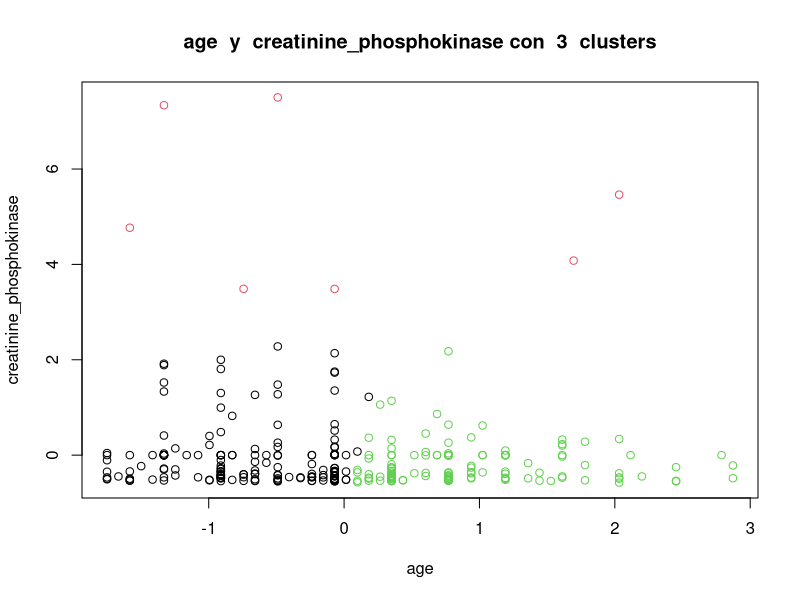
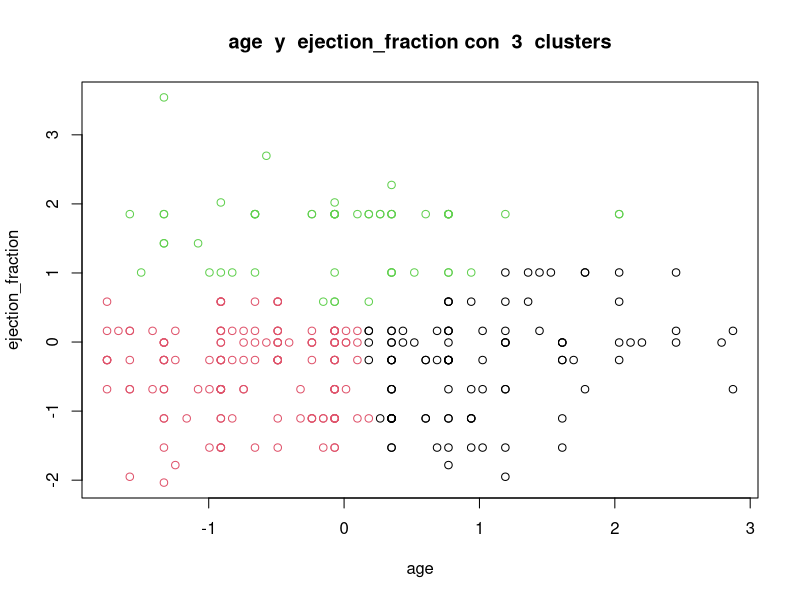
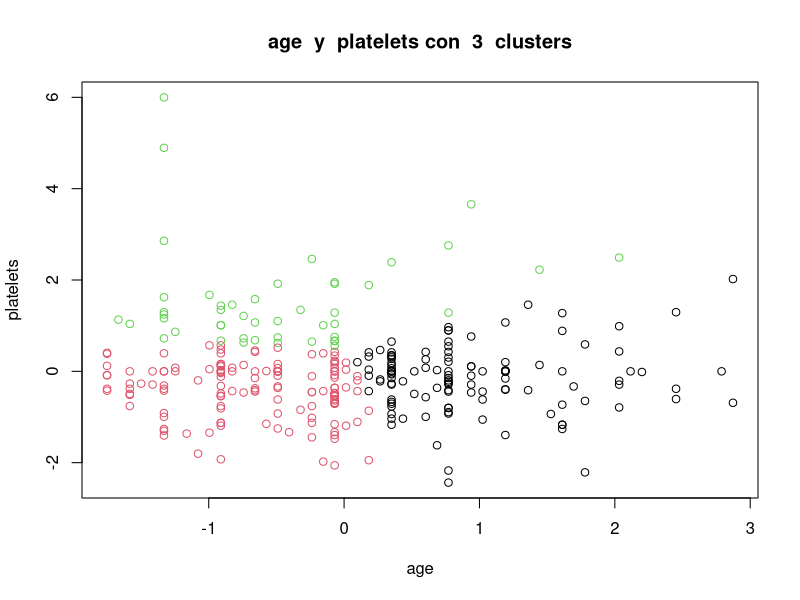
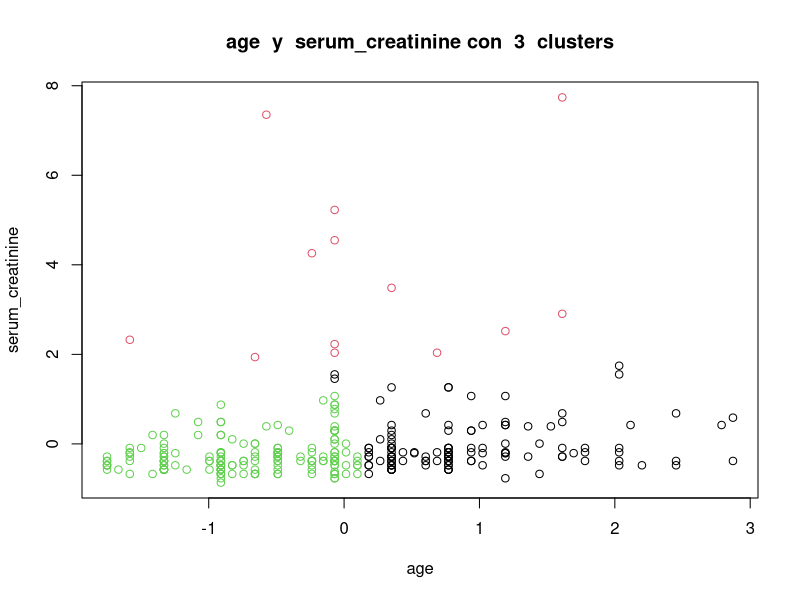
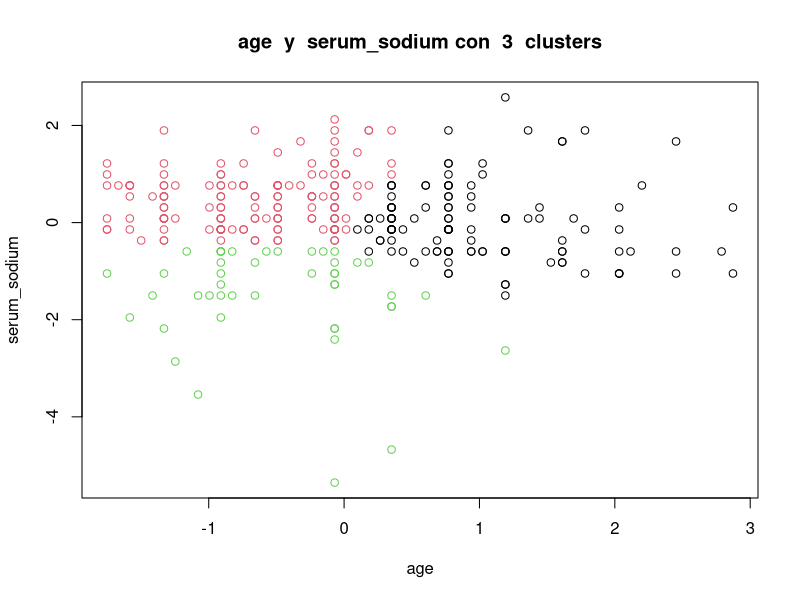
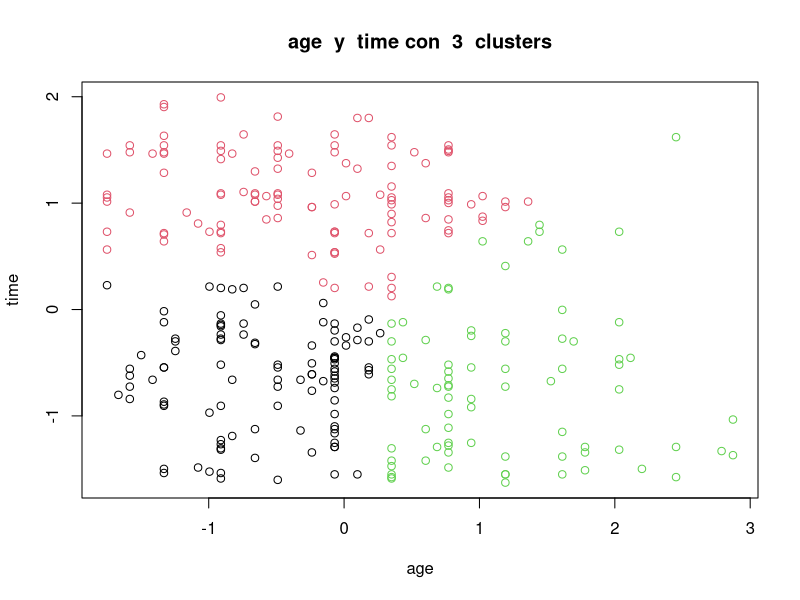
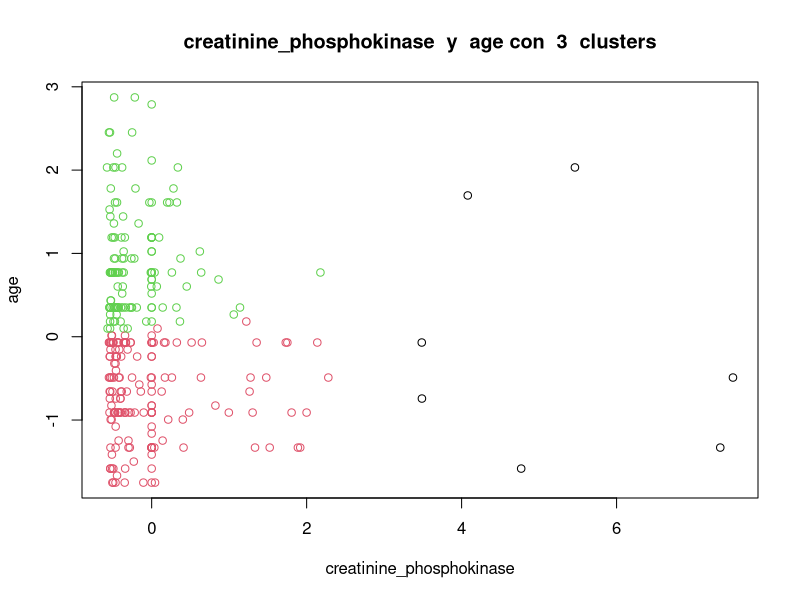
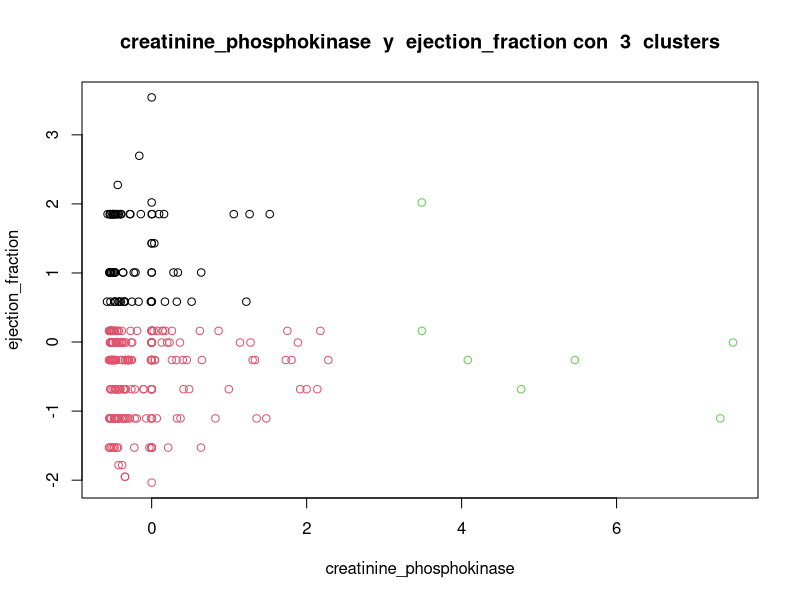

R code for these plots, in order: (Note: this script raises an error after producing the figures.)
## ---- chunk 1
library(cluster)

SAVE_PATH <- "../data/clustering/"
binary_columns <- c("anaemia", "diabetes", "high_blood_pressure", "sex", "smoking", "death")
## ---- chunk 2
df <- read.csv("../data/heart_failure.csv")
scaled_df <- data.frame(scale(df))
head(df)
## ---- chunk 3
clustering <- function(dataframe, k, columns) {
  km_df <- subset(dataframe, select = columns)
  km <- kmeans(km_df, center=k, nstart=50)
  plot(km_df, col=km$cluster, main=paste(columns[1], " y ", columns[2], "con ", k, " clusters"))
}

plot_clustering <- function(dataframe, k, save_path) {
  for (column1 in names(dataframe)) {
    for (column2 in names(dataframe)) {
      if (column2 != column1) {
        plot_filename <- paste(SAVE_PATH, save_path, column1, "_", column2, "_", "k_", k, ".png", sep = "")
        png(filename=plot_filename)
        clustering(dataframe, k, c(column1, column2))
        dev.off()
      }
    }
  }
}
## ---- chunk 4
kmeans_df <- subset(scaled_df, select = setdiff(names(scaled_df), binary_columns))
plot_clustering(kmeans_df, k = 3, "simple/")
## ---- chunk 5
pca <- prcomp(df, scale=TRUE, center=TRUE)
pca <- pca$x[,1:10]

plot_clustering(pca, k=5, "pca/")
## ---- chunk 6
par(mfrow = c(1, 2))

clustering(scaled_df, 5, c("age", "creatinine_phosphokinase"))
clustering(pca, 5, c("PC1", "PC2"))

## ---- chunk 7
plot_h_clustering <- function(dataframe, save_name) {
  for (m in c("complete", "average", "single")) {
    hclust <- hclust(dist(dataframe), method = m)
    png(filename=paste(SAVE_PATH, "jerarquico/", save_name, "_", "distance_", m, ".png", sep = ""))
    plot(hclust, main = paste("Hclustering de ", save_name, ". dist: '", m, "'", sep=""))
    dev.off()
    plot(hclust, main = paste("Hclustering de ", save_name, ". dist: '", m, "'", sep=""))
  }
}
## ---- chunk 8
par(mfrow = c(3, 3))

plot_h_clustering(df, "raw")
plot_h_clustering(scaled_df, "scaled")
plot_h_clustering(pca, "pca")
## ---- chunk 9
par(mfrow = c(1, 3))

plot_h_clustering(pca[1:15, 1:10], "raw")
## ---- chunk 10
# silhouette
compute_silhouette <- function(dataframe, k){
  km <- kmeans(dataframe, centers = k, nstart=50)
  sil <- silhouette(km$cluster, dist(dataframe))
  mean(sil[, 3])
}

plot_silhouette_by_centers <- function(dataframe, save_name){
  centers <- 2:10
  mean_sil <- sapply(centers, compute_silhouette, dataframe=dataframe)
  plot_filename <- paste(SAVE_PATH, "silhouette/", save_name, "_silhouette_evolution.png", sep = "")
  png(filename=plot_filename)
  plot(centers, type='b', mean_sil, main= "Silhouette evolution by number of centers", xlab='Number of centers', ylab='Silhouette', frame=FALSE)
  dev.off()
  plot(centers, type='b', mean_sil, main= "Silhouette evolution by number of centers", xlab='Number of centers', ylab='Silhouette', frame=FALSE)
}
## ---- chunk 11
par(mfrow = c(1, 3))

plot_silhouette_by_centers(scaled_df, "scaled")
plot_silhouette_by_centers(df, "raw")
plot_silhouette_by_centers(pca, "pca")
